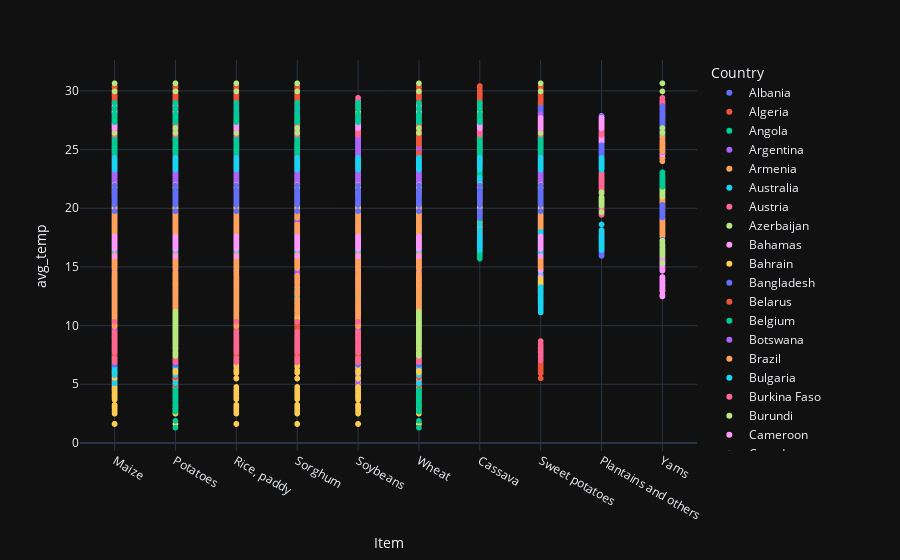

Source (notebook cell):
### Code cell
px.scatter(data, x = 'Item', y = 'avg_temp', color = 'Country', template = 'plotly_dark')
